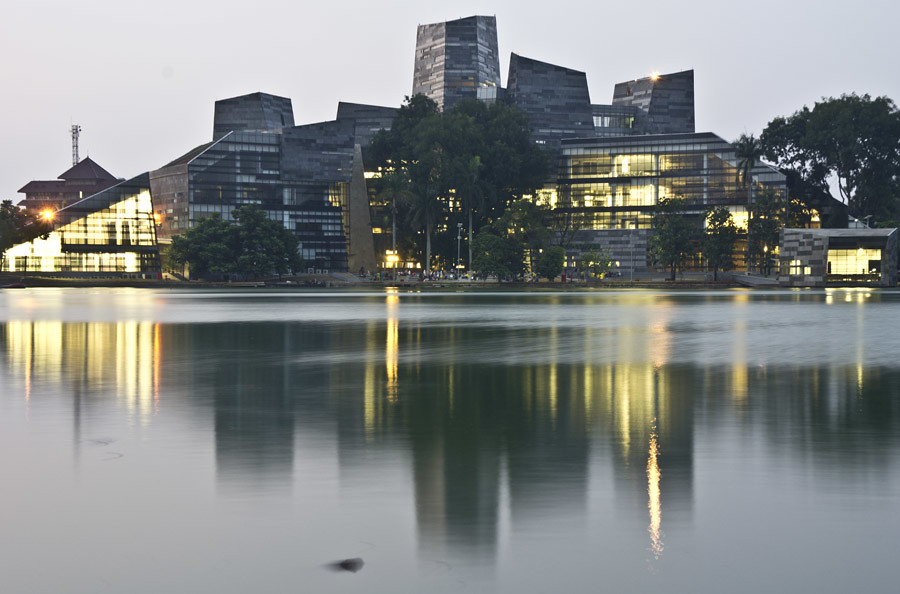
#> input picture 2_Convolutional Filters and Edge Detection/images/perpus.jpg, 900 x 594 px
$ jupyter execute '5.Canny Edge Detection.ipynb'   (shell and % lines are left out)
#> lines starting #> are read from the running program, lines starting #| are printed output that depends on the picture
[cell 1]
import numpy as np
import matplotlib.pyplot as plt
import cv2

[cell 2]
library = cv2.imread('images/perpus.jpg')
#> library is the input picture: shape (594, 900, 3); mean B, G, R 132.8, 133.8, 130.3
library = cv2.cvtColor(library, cv2.COLOR_BGR2RGB)

# convert to gray image for processing
gray = cv2.cvtColor(library, cv2.COLOR_RGB2GRAY)
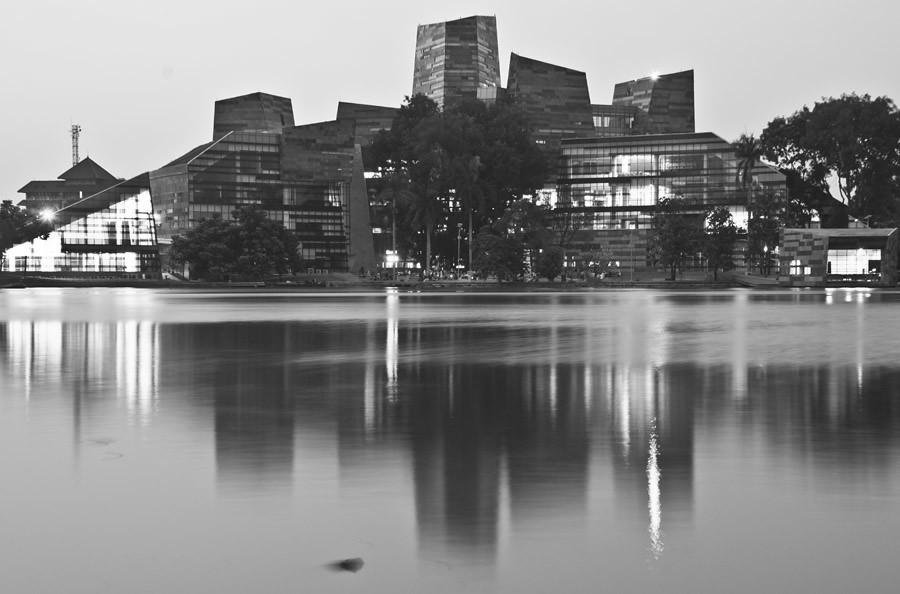
#> gray: shape (594, 900); min 6, max 255, mean 132.6

print('original image')
plt.figure(figsize=(13,6))
plt.imshow(library)

[cell 3]
# use canny function
wide = cv2.Canny(gray, 50,120)
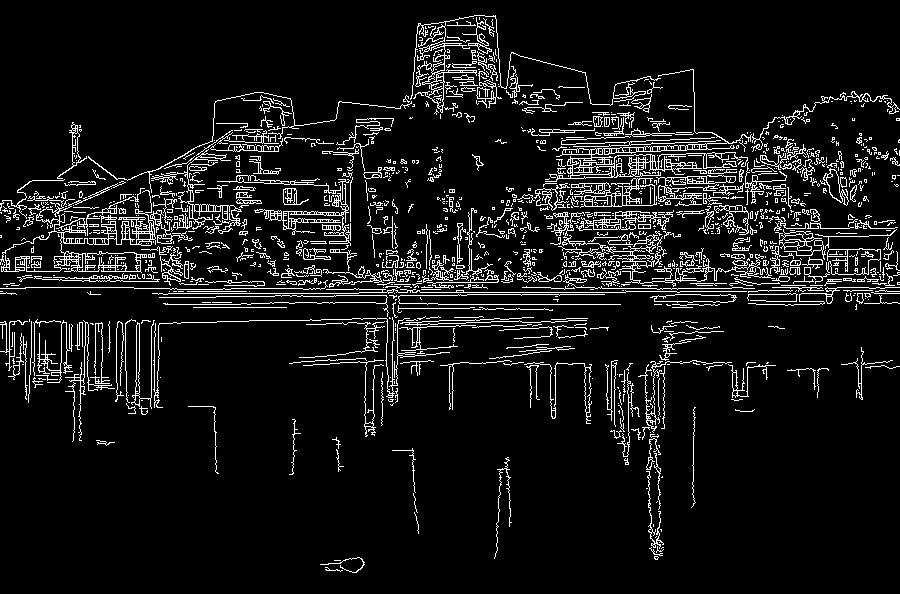
#> wide: shape (594, 900); 8.3% white in thin lines or dots
tight = cv2.Canny(gray, 200, 240)
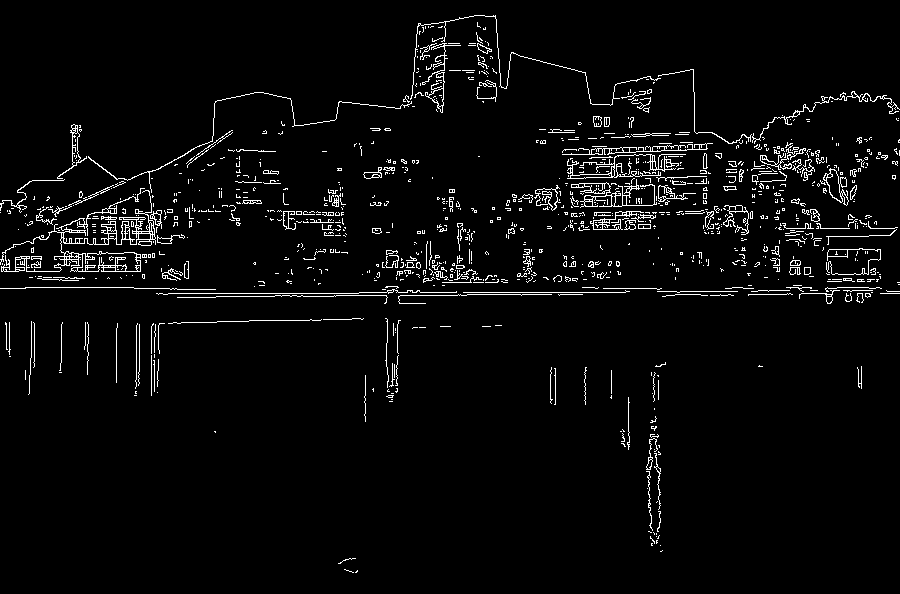
#> tight: shape (594, 900); 3.6% white in thin lines or dots

# Display the images
f, (ax1, ax2) = plt.subplots(1, 2, figsize=(20,10))

ax1.set_title('wide')
ax1.imshow(wide, cmap='gray')

ax2.set_title('tight')
ax2.imshow(tight, cmap='gray')
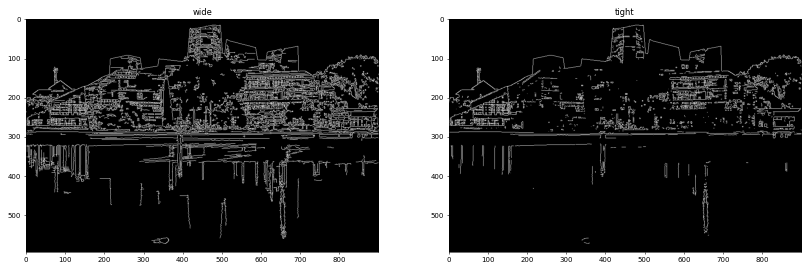
#> figure drawn by matplotlib, 2 panels

$ run again, with 2_Convolutional Filters and Edge Detection/images/birds.jpg copied over 2_Convolutional Filters and Edge Detection/images/perpus.jpg
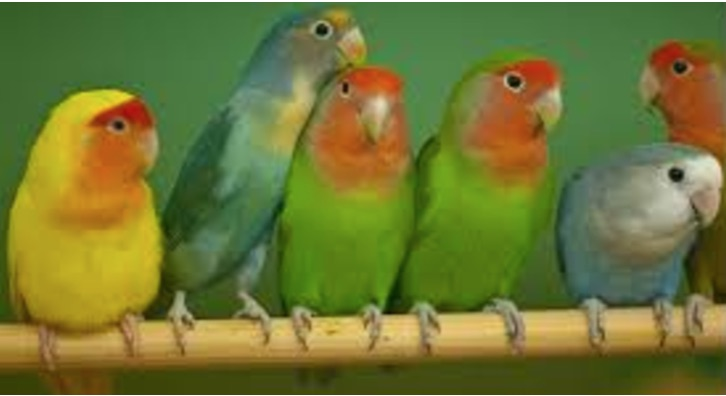
#> input picture 2_Convolutional Filters and Edge Detection/images/birds.jpg, 726 x 396 px
#> library is the input picture: shape (396, 726, 3); mean B, G, R 52.2, 118.2, 111.1
#> `wide = cv2.Canny(gray, 50,120)`:
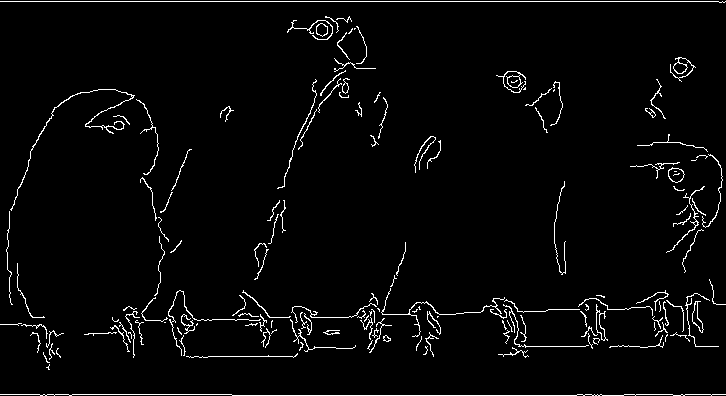
#> wide: shape (396, 726); 3% white in thin lines or dots
#> tight: shape (396, 726); 0.86% white in thin lines or dots
#> `[cell 3] # use canny function wide = cv2.Canny(gray, 50,120) tight = c..`:
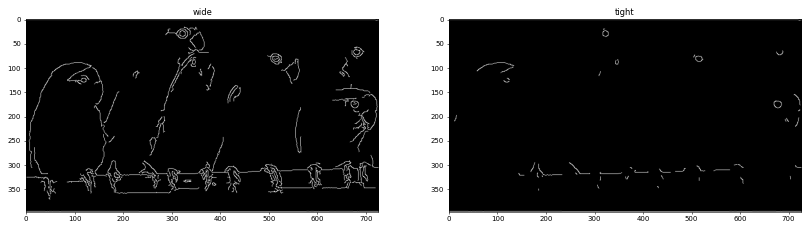
#> figure drawn by matplotlib, 2 panels
